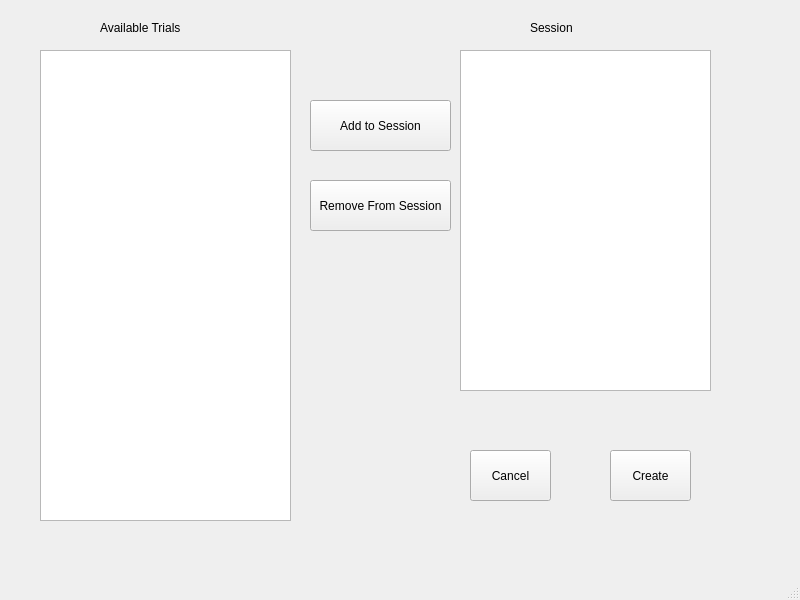
<?xml version="1.0" encoding="UTF-8"?>
<ui version="4.0">
 <class>MainWindow</class>
 <widget class="QMainWindow" name="MainWindow">
  <property name="geometry">
   <rect>
    <x>0</x>
    <y>0</y>
    <width>800</width>
    <height>600</height>
   </rect>
  </property>
  <property name="windowTitle">
   <string>MainWindow</string>
  </property>
  <widget class="QWidget" name="centralwidget">
   <widget class="QListWidget" name="listWidget">
    <property name="geometry">
     <rect>
      <x>40</x>
      <y>50</y>
      <width>251</width>
      <height>471</height>
     </rect>
    </property>
   </widget>
   <widget class="QLabel" name="label">
    <property name="geometry">
     <rect>
      <x>100</x>
      <y>20</y>
      <width>141</width>
      <height>16</height>
     </rect>
    </property>
    <property name="text">
     <string>Available Trials</string>
    </property>
   </widget>
   <widget class="QListWidget" name="listWidget_2">
    <property name="geometry">
     <rect>
      <x>460</x>
      <y>50</y>
      <width>251</width>
      <height>341</height>
     </rect>
    </property>
   </widget>
   <widget class="QPushButton" name="addButton">
    <property name="geometry">
     <rect>
      <x>310</x>
      <y>100</y>
      <width>141</width>
      <height>51</height>
     </rect>
    </property>
    <property name="text">
     <string>Add to Session</string>
    </property>
   </widget>
   <widget class="QPushButton" name="removeButton">
    <property name="geometry">
     <rect>
      <x>310</x>
      <y>180</y>
      <width>141</width>
      <height>51</height>
     </rect>
    </property>
    <property name="text">
     <string>Remove From Session</string>
    </property>
   </widget>
   <widget class="QPushButton" name="cancelButton">
    <property name="geometry">
     <rect>
      <x>470</x>
      <y>450</y>
      <width>81</width>
      <height>51</height>
     </rect>
    </property>
    <property name="text">
     <string>Cancel</string>
    </property>
   </widget>
   <widget class="QPushButton" name="createButton">
    <property name="geometry">
     <rect>
      <x>610</x>
      <y>450</y>
      <width>81</width>
      <height>51</height>
     </rect>
    </property>
    <property name="text">
     <string>Create</string>
    </property>
   </widget>
   <widget class="QLabel" name="label_2">
    <property name="geometry">
     <rect>
      <x>530</x>
      <y>20</y>
      <width>141</width>
      <height>16</height>
     </rect>
    </property>
    <property name="text">
     <string>Session</string>
    </property>
   </widget>
  </widget>
  <widget class="QMenuBar" name="menubar">
   <property name="geometry">
    <rect>
     <x>0</x>
     <y>0</y>
     <width>800</width>
     <height>20</height>
    </rect>
   </property>
  </widget>
  <widget class="QStatusBar" name="statusbar"/>
 </widget>
 <resources/>
 <connections/>
</ui>
